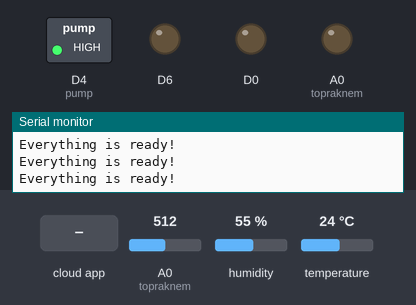
Simulated run of this sketch. Board: ESP8266 (NodeMCU). On the bench: switched loads named in the sketch (green lamp = pin HIGH), output pins drawn as LEDs (lit = HIGH), the last lines printed to the serial monitor. Inputs (shaded band) come from the test bench; at power-on: A0 (topraknem) = 512, humidity 55 %, temperature 24 °C. WiFi joins after 1.5 s; servers stay silent unless stated; the Firebase database answers and starts empty.

Above: at 2.7 s.
2.8 s: the phone or cloud app sets light to 1
At 4.2 s:
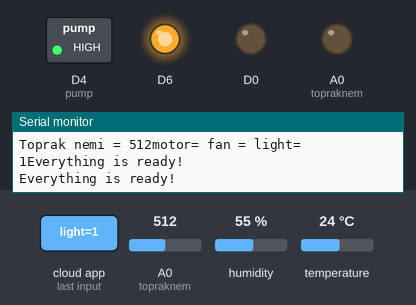
5.1 s: the phone or cloud app sets pump to 1
At 6.2 s:
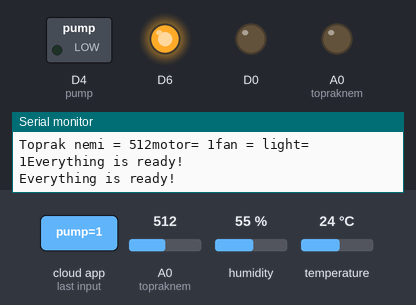
7.3 s: the phone or cloud app sets light to 0
At 11.2 s:
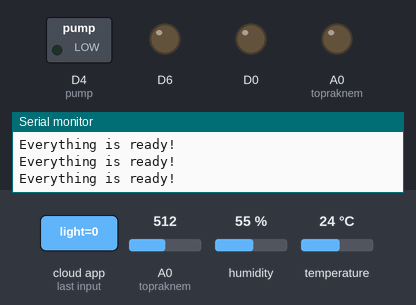
11.5 s: the phone or cloud app sets pump to 0
At 13.4 s:
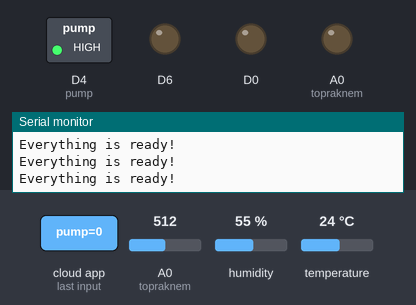
13.7 s: the phone or cloud app sets fan to 1
At 15.5 s:
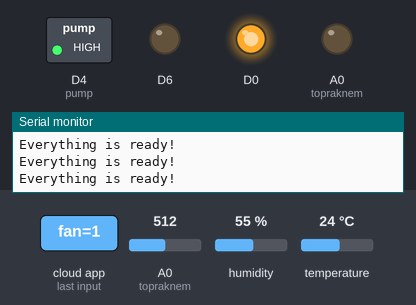
15.8 s: the phone or cloud app sets light to 1
At 19.6 s:
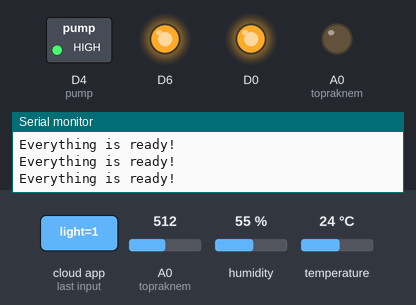
Timing chart, 0 to 21.1 s (numbered marks = the images above; inputs shaded):
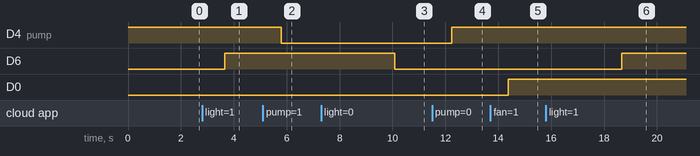

Measured:
- after the input at 2.8 s, D6: LOW → HIGH after 0.86 s
- after the input at 5.1 s, D4 (pump): HIGH → LOW after 0.70 s
- after the input at 7.3 s, D6: HIGH → LOW after 2.8 s
- after the input at 11.5 s, D4 (pump): LOW → HIGH after 0.73 s
- after the input at 13.7 s, D0: LOW → HIGH after 0.68 s
- after the input at 15.8 s, D6: LOW → HIGH after 2.9 s

The sketch:

sketch_dec14a.ino
```cpp
#include <ESP8266WiFi.h>
#include<FirebaseArduino.h>
#include <DHT.h>

#define DHTTYPE DHT11

#define WIFI_SSID "samet1"
#define WIFI_PASSWORD "12345678"


#define FIREBASE_HOST "akilli-sulama-f948c.firebaseio.com"
#define FIREBASE_AUTH "6gy46WfMj0NJ74hMTiKXl8eQrERAC9KMtAxL1LGY"
String fan="";
String pumpstatus="";


 #define pump D4

const int topraknem =A0;
#define dht_dpin D2
DHT dht(dht_dpin, DHTTYPE);

void setup() {
  pinMode(D6,OUTPUT);
   pinMode(pump,OUTPUT);
   digitalWrite(pump,HIGH);
   pinMode(D0,OUTPUT);
 pinMode(topraknem,OUTPUT);
  dht.begin();

  Serial.begin(9600);

  Serial.println("Humidity and temperature \n\n");

  WiFi.begin(WIFI_SSID, WIFI_PASSWORD);                                     //try to connect with wifi
  Serial.print("Connecting to ");
  Serial.print(WIFI_SSID);
  while (WiFi.status() != WL_CONNECTED) {
    Serial.print(".");
    delay(500);
  }
  Serial.println();
  Serial.print("Connected to ");
  Serial.println(WIFI_SSID);
  Serial.print("IP Address is : ");
  Serial.println(WiFi.localIP());                                            //print local IP address
  Firebase.begin(FIREBASE_HOST, FIREBASE_AUTH);

  // connect to firebase
                                                             //Start reading dht sensor
}

void loop() {


 if (Firebase.failed())
  { delay(500);
    Firebase.begin(FIREBASE_HOST, FIREBASE_AUTH);
    Serial.println(Firebase.error());

  delay(500);
  }

  else {
    Serial.println("Everything is ready!");
    delay(300); Serial.println("Everything is ready!");
    delay(300); Serial.println("Everything is ready!");
    delay(300); Serial.println("Everything is ready!");
    delay(300);
  }


  int sonuc =analogRead(topraknem);
  float h = dht.readHumidity();                                              // Reading humidity
  float t = dht.readTemperature();                                           // Reading temperature

    String lampstatus=Firebase.getString("light");
   Serial.print("lampstatus");
   Serial.println(lampstatus);
   fan=Firebase.getString("fan");
   pumpstatus=Firebase.getString("pump");


Serial.print(" humidity = ");
    Serial.print(h);
    Serial.print("%  ");
    Serial.print("temperature = ");
    Serial.print(t);
    Serial.println("C  ");
    Serial.print("Toprak nemi = ");
    Serial.print(sonuc);
     Serial.print("motor= ");
    Serial.print(pumpstatus);
     Serial.print("fan = ");
    Serial.print(fan);
     Serial.print("light= ");
    Serial.print(lampstatus);


  Firebase.setInt("Toprak nemi:",sonuc);
  Firebase.setFloat("Sicaklik:",t);
  Firebase.setFloat("Nem:",h);


if (lampstatus=="1"){
    digitalWrite(D6,HIGH);

    }
    else if(lampstatus=="0") {
    digitalWrite(D6,LOW);

      }
if (pumpstatus=="1"){
    digitalWrite(pump,LOW);

    }
     else if(pumpstatus=="0") {
    digitalWrite(pump,HIGH);


      if (fan=="1"){
   digitalWrite(D0,HIGH);

    }
    else if(fan=="0") {
    digitalWrite(D0,LOW);

      }
     }
}
```
